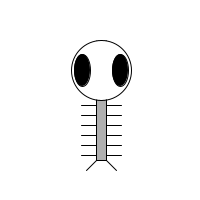
Frame 1 (no input)
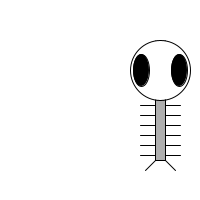
Frame 60 (the mouse pressed at the canvas centre just before this capture)
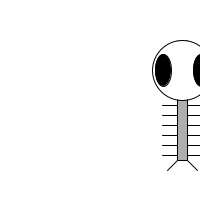
Frame 120 (the mouse held since frame 60 and released just before this capture)

The Processing sketch that drew these frames (run headless with seeded random() and noise(); from frame 60 on, the mouse is pressed at the canvas centre):

// Processing sketch: example_6_10
// ── example_6_10.pde
// Learning Processing
// Daniel Shiffman
// http://www.learningprocessing.com

// Example 6-10: Zoog with arms

int x = 100;
int y = 100;
int w = 60;
int h = 60;
int eyeSize = 16;
int speed = 1;

void setup() {
  size(200,200);
  smooth();
}

void draw() {
  // Change the x location of Zoog by speed
  x = x + speed;

  // If we've reached an edge, reverse speed (i.e. multiply it by -1)
  //(Note if speed is a + number, square moves to the right,- to the left)
  if ((x > width) || (x < 0)) {
    speed = speed * -1;
  }

  background(255); // Draw a white background

  // Set ellipses and rects to CENTER mode
  ellipseMode(CENTER);
  rectMode(CENTER);

  // Arms are incorporated into Zoog's design with a for loop. 
  for (int i = y + 5; i < y + h; i += 10) { 
    stroke(0);
    line(x-w/3,i,x + w/3,i);
  }
  
  // Draw Zoog's body
  stroke(0);
  fill(175);
  rect(x,y,w/6,h*2);
  
  // Draw Zoog's head
  fill(255);
  ellipse(x,y-h/2,w,h);
  
  // Draw Zoog's eyes
  fill(0);
  ellipse(x-w/3+1,y-h/2,eyeSize,eyeSize*2);
  ellipse(x+w/3-1,y-h/2,eyeSize,eyeSize*2);
  
  // Draw Zoog's legs
  stroke(0);
  line(x-w/12,y + h,x-w/4,y + h + 10);
  line(x+w/12,y + h,x + w/4,y + h + 10);
}
